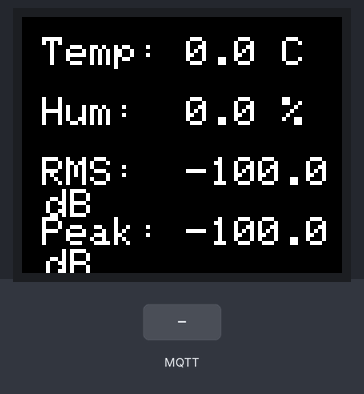
A sketch run on a simulated ESP32. Shown: 160×128 colour display. The inputs (shaded band) are chosen by the test bench. WiFi joins after 1.5 s; servers stay silent unless stated; no MQTT or app messages arrive unless stated; what the sketch prints to the serial monitor is not drawn.

Above: at 2.9 s.
3.0 s: MQTT message "1" arrives on the first subscribed topic
4.5 s: MQTT message "on" arrives on the first subscribed topic
6.0 s: MQTT message "off" arrives on the first subscribed topic
Timing chart, 0 to 9.0 s (numbered marks = the images above; inputs shaded):
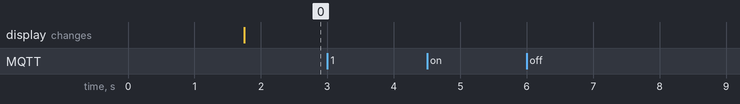

The sketch:

sketch_oct24a.ino
```cpp
#include <WiFi.h>
#include <PubSubClient.h>
#include <Wire.h>
#include <Adafruit_ST7735.h>
#include <ArduinoJson.h> // Install ArduinoJson v6

// WiFi credentials
const char* ssid = "eset456wifi2";
const char* password = "14410970";

// MQTT broker
const char* mqtt_server = "192.168.0.77";
WiFiClient espClient;
PubSubClient client(espClient);

// TFT display pins
#define TFT_CS   17
#define TFT_RST  4
#define TFT_DC   21
Adafruit_ST7735 tft = Adafruit_ST7735(TFT_CS, TFT_DC, TFT_RST);

// Device/topic configuration
const char* ROOM = "room1";
const char* NODE_ID = "node1";

String topic_env = String("classroom/") + ROOM + "/esp32/" + NODE_ID + "/env";
String topic_pir = String("classroom/") + ROOM + "/esp32/" + NODE_ID + "/pir";
String topic_audio = String("classroom/") + ROOM + "/esp32/" + NODE_ID + "/audio/features";

// For received sensor data
float temp = 0.0, humidity = 0.0;
float rms_db = -100.0, peak_db = -100.0;
bool motion = false;

void displayValues() {
  tft.fillScreen(ST77XX_BLACK);
  tft.setCursor(10, 10);
  tft.setTextColor(ST77XX_WHITE);
  tft.setTextSize(2);
  tft.print("Temp: ");
  tft.print(temp, 1);
  tft.println(" C");

  tft.setCursor(10, 40);
  tft.print("Hum:  ");
  tft.print(humidity, 1);
  tft.println(" %");

  tft.setCursor(10, 70);
  tft.print("RMS:  ");
  tft.print(rms_db, 1);
  tft.println(" dB");

  tft.setCursor(10, 100);
  tft.print("Peak: ");
  tft.print(peak_db, 1);
  tft.println(" dB");

  tft.setCursor(10, 130);
  tft.print("Motion:");
  tft.setTextColor(motion ? ST77XX_RED : ST77XX_GREEN);
  tft.print(motion ? " YES" : " NO ");
}

void setup_wifi() {
  delay(50);
  Serial.print("Connecting to ");
  Serial.println(ssid);
  WiFi.begin(ssid, password);
  while (WiFi.status() != WL_CONNECTED) {
    delay(500);
    Serial.print(".");
  }
  Serial.println("\nWiFi connected!");
  Serial.print("IP address: ");
  Serial.println(WiFi.localIP());
}

// When a message is received
void callback(char* topic, byte* message, unsigned int length) {
  Serial.print("MQTT topic: ");
  Serial.println(topic);

  // Copy payload into String
  String payload;
  for (unsigned int i = 0; i < length; i++) payload += (char)message[i];
  Serial.print("payload: ");
  Serial.println(payload);

  // Parse JSON using ArduinoJson
  StaticJsonDocument<256> doc;
  DeserializationError err = deserializeJson(doc, payload);
  if (err) {
    Serial.print("Failed to parse JSON: ");
    Serial.println(err.c_str());
    return;
  }

  if (String(topic) == topic_env) {
    if (doc.containsKey("temperature_c")) temp = doc["temperature_c"].as<float>();
    if (doc.containsKey("humidity_pct")) humidity = doc["humidity_pct"].as<float>();
    displayValues();
  } else if (String(topic) == topic_pir) {
    if (doc.containsKey("motion")) motion = doc["motion"].as<bool>();
    displayValues();
  } else if (String(topic) == topic_audio) {
    if (doc.containsKey("rms_db")) rms_db = doc["rms_db"].as<float>();
    if (doc.containsKey("peak_db")) peak_db = doc["peak_db"].as<float>();
    displayValues();
  } else {
    Serial.println("Unhandled topic");
  }
}

void reconnect() {
  while (!client.connected()) {
    Serial.print("Attempting MQTT connection...");
    if (client.connect("ESP32_Subscriber")) { // Unique client ID!
      Serial.println("connected");
      // Subscribe to project topics
      client.subscribe(topic_env.c_str());
      client.subscribe(topic_pir.c_str());
      client.subscribe(topic_audio.c_str());
      Serial.println("Subscribed to env/pir/audio topics");
    } else {
      Serial.print("failed, rc=");
      Serial.print(client.state());
      delay(2000);
    }
  }
}

void setup() {
  Serial.begin(115200);
  setup_wifi();

  // Initialize TFT
  tft.initR(INITR_BLACKTAB);
  tft.setRotation(1);
  tft.fillScreen(ST77XX_BLACK);

  client.setServer(mqtt_server, 1883);
  client.setCallback(callback);

  // show initial placeholder
  displayValues();
}

void loop() {
  if (!client.connected()) reconnect();
  client.loop();
  // The display updates automatically on message receive
}
```

Measured:
- after the input at 3.0 s, every drawn part: stays the same
- after the input at 4.5 s, every drawn part: stays the same
- after the input at 6.0 s, every drawn part: stays the same
